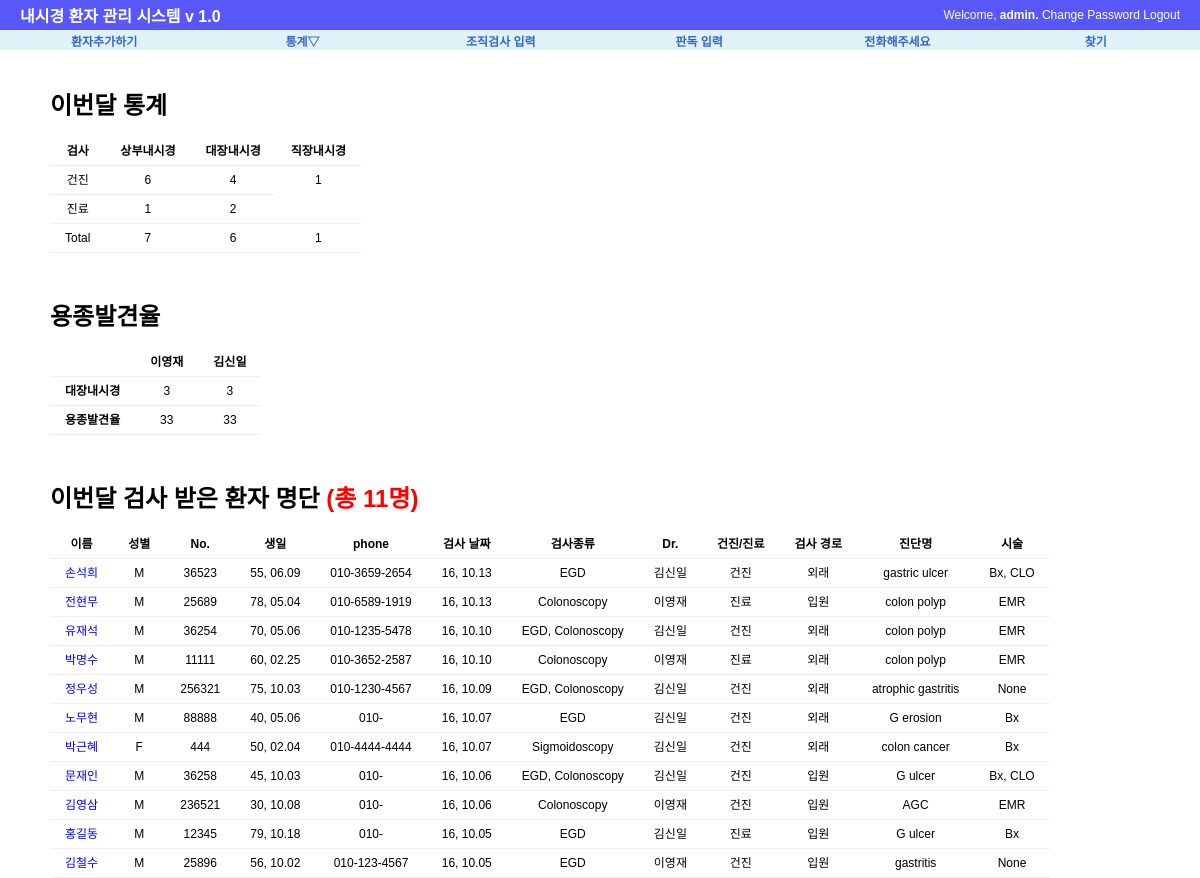
/procedure/thismonth/ (signed in), run on an earlier commit of the app's database.
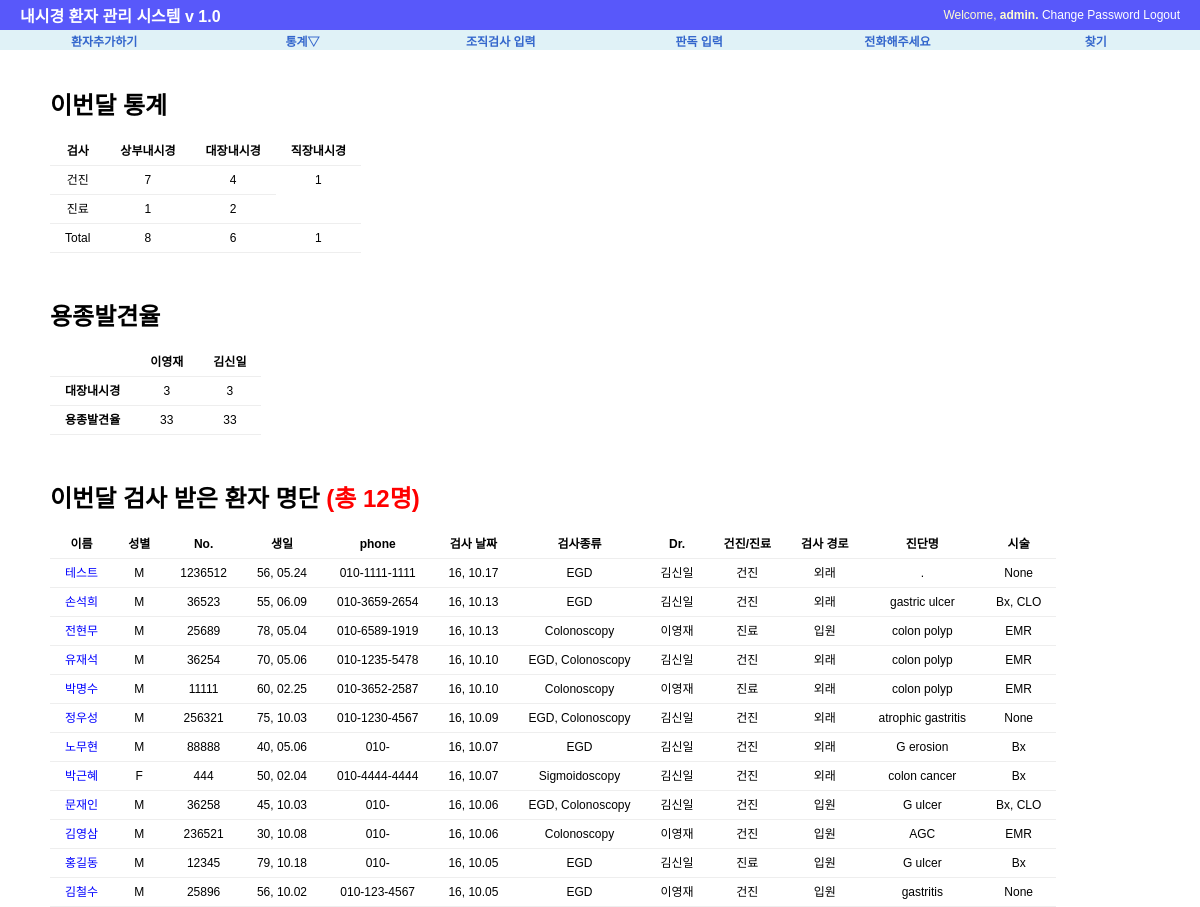
And on a later commit of the database.
### procedure/models.py (models this page shows, shortened)
class Exam(models.Model):
    exam_date=models.DateField('검사 날짜', default=date.today)
    exam_type=MultiSelectField('내시경 종류', max_length=20, max_choices=3,choices=(('E', 'EGD'),('C','Colonoscopy'), ('S','Sigmoidoscopy')))
    exam_doc=models.CharField('의사', max_length=30, choices=(('이영재','이영재'),('김신일','김신일')), default='김신일')
    exam_class=models.CharField('건진/진료',max_length=30, choices=(('건진',"건진"),('진료',"진료")), default='건진')
    exam_place=models.CharField('외래/입원', max_length=20, choices=(('입원', '입원'), ('외래', '외래')), default='외래')
    patient_name=models.CharField('환자 이름', max_length=50)
    hospital_no=models.CharField('환자등록 번호', max_length=10)
    patient_sex=models.CharField('성별',max_length=10, choices=(('M',"남자"),('F', "여자")), default='M')
    patient_birth=models.DateField('생일', auto_now=False)
    patient_phone=models.CharField("전화번호", max_length=15, default="010-")
    exam_Dx=models.CharField("내시경 진단명",max_length=200)
    exam_procedure=MultiSelectField("시술", max_length=20, max_choices=5, choices=(('None','None'),('Bx',"Bx"),('CLO','CLO'),('Polypectomy', "Polypectomy"),("EMR",'EMR'),
                                                           ('ForeignBody','Foreign Body Remove'),('BleedingControl','Bleeding Control'),('PEG','PEG')))
    Bx_result=models.CharField("조직검사 결과", max_length=200, default=".")
    follow_up=models.IntegerField("추적검사 기간", default=0)
    phone_check=models.CharField("전화 통화 결과", max_length=50, default='.')
    re_visit=models.BooleanField("재방문", default=False)
    class Meta:
        ordering=['-exam_date']

### procedure/views.py (the view)
@login_required
def thismonth(request):
    g_egd=0 #건진위내시경
    j_egd=0 #진료위내시경
    g_colon=0 #건진대장내시경
    j_colon=0 #진료대장내시경
    sig=0
    first_colon=0
    second_colon=0
    first_adenoma=0
    second_adenoma=0
    today=date.today()
    this_month=today.month
    this_year=today.year
    all_patients=Exam.objects.all()
    context={'object_list':[],'g_egd':0, 'j_egd':0, 'total_egd':0, 'g_colon':0, 'j_colon':0, 'total_colon':0, 'sig':0, 'first_colon':0, 'first_adr':0, 'second_colon':0, 'second_adr':0}
    for patient in all_patients:
        if patient.exam_date.year==this_year and patient.exam_date.month==this_month:
            context['object_list'].append(patient)
            if 'E' in patient.exam_type:
                if patient.exam_class =='건진':
                    g_egd+=1
                elif patient.exam_class=="진료":
                    j_egd+=1
            if 'C' in patient.exam_type:
                if patient.exam_doc=="이영재":
                    first_colon+=1
                elif patient.exam_doc=="김신일":
                    second_colon+=1
                if patient.exam_class=="건진":
                    g_colon+=1
                elif patient.exam_class=="진료":
                    j_colon+=1
            if 'S' in patient.exam_type : sig+=1
            if patient.exam_doc=="이영재" and 'adenoma' in patient.Bx_result:
                first_adenoma+=1
            if patient.exam_doc=="김신일" and 'adenoma' in patient.Bx_result:
                second_adenoma+=1
    context['g_egd']=g_egd
    context['j_egd'] = j_egd
    context['total_egd']=g_egd+j_egd
    context['g_colon']=g_colon
    context['j_colon']=j_colon
    context['total_colon']=g_colon+j_colon
    context['sig']=sig
    context['first_colon']=first_colon
    context['second_colon']=second_colon
    if first_colon !=0:
        context['first_adr']=int(float(first_adenoma)/first_colon *100)
    else : context['first_adr']='None'
    if second_colon !=0:
        context['second_adr'] = int(float(second_adenoma) / second_colon * 100)
    else : context['second_adr']='None'
    return render(request, 'procedure/this_month_list.html', context)

### procedure/templates/procedure/this_month_list.html (shortened to what this page needs)
{%  extends "base.html" %}
{% block content %}
<div id="content">
    <h1> 이번달 통계</h1>
    <table>
        <tr>
            <th> 검사 </th>
            <th> 상부내시경 </th>
            <th> 대장내시경</th>
            <th> 직장내시경 </th>
        </tr>
        <tr>
            <td> 건진</td>
            <td> {{g_egd}}</td>
            <td> {{g_colon}}</td>
            <td rowspan="2"> {{sig}}</td>
        </tr>
        <tr>
            <td> 진료 </td>
            <td> {{j_egd}}</td>
            <td> {{j_colon}}</td>
        </tr>
        <tr>
            <td> Total</td>
            <td>{{total_egd}}</td>
            <td> {{total_colon}}</td>
            <td> {{sig}} </td>
        </tr>
    </table>
     <br><br>
    <h1> 용종발견율</h1>
    <table>
        <tr>
            <th> </th>
            <th> 이영재</th>
            <th> 김신일</th>
        </tr>
        <tr>
            <td> <strong>대장내시경</strong></td>
            <td> {{first_colon}}</td>
            <td> {{second_colon}}</td>
        </tr>
        <tr>
            <td> <strong>용종발견율</strong></td>
            <td> {{first_adr}}</td>
            <td> {{second_adr}}</td>
        </tr>
    </table>
    <br><br>
    <h1> 이번달 검사 받은 환자 명단 <font color="red">(총 {{object_list | length }}명)</font></h1>
    {%  if object_list %}
        <table>
        <tr>
        <th> 이름</th>
        <th> 성별</th>
        <th> No.</th>
        <th> 생일</th>
        <th> phone</th>
        <th> 검사 날짜</th>
        <th> 검사종류</th>
        <th> Dr.</th>
        <th> 건진/진료</th>
        <th> 검사 경로</th>
        <th> 진단명</th>
        <th> 시술</th>
        </tr>
    {%  for list in object_list %}
        <tr>
        <td><a href="{% url 'procedure:update' list.id %}"><font color="blue">{{ list.patient_name }}</font></a></td>
        <td>{{ list.patient_sex }}</td>
        <td>{{ list.hospital_no}}</td>
        <td>{{ list.patient_birth |  date:"y, m.d"}}</td>
        <td>{{ list.patient_phone}}</td>
        <td>{{ list.exam_date |  date:"y, m.d" }}</td>
        <td>{{ list.exam_type }}</td>
        <td>{{ list.exam_doc}}</td>
        <td>{{ list.exam_class }}</td>
        <td>{{ list.exam_place }}</td>
        <td>{{ list.exam_Dx }}</td>
        <td>{{ list.exam_procedure }}</td>
        </tr>
    {% endfor %}
        </table>
    {%  endif %}
</div>
{% endblock %}

What changed in the data, as far as the page shows it:
added Exam: patient_name "테스트", patient_sex "M", hospital_no "1236512", patient_birth "56, 05.24", patient_phone "010-1111-1111", exam_date "16, 10.17", exam_type "EGD", exam_doc "김신일", exam_class "건진", exam_place "외래", exam_Dx ".", exam_procedure "None"
Also different on the page:
{{ g_egd }}: "6" → "7"
{{ total_egd }}: "7" → "8"
{{ object_list | length }}: "11" → "12"
